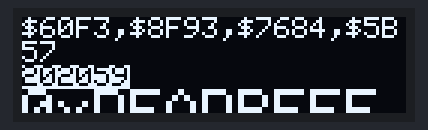
Bench run of a sketch on a simulated ESP8266 (NodeMCU). Shown: 128×32 one-colour display. The display library's start-up logo is not drawn.

Above: at 2.1 s.

The sketch:

oled.ino
```cpp
#include <SPI.h>
#include <Wire.h>
#include <Adafruit_GFX.h>
#include <Adafruit_SSD1306.h>

#define SCREEN_WIDTH 128 // OLED显示宽度（像素）
#define SCREEN_HEIGHT 32 // OLED显示高度（像素）

// 使用软件SPI连接的SSD1306显示器声明（默认情况下）：
#define OLED_MOSI   D7  //DI   ------
#define OLED_CLK    D5  //D0  -------
#define OLED_DC    D2  //DC  -------
#define OLED_CS    D8  //CS  -------
#define OLED_RESET D3  //RES -------
Adafruit_SSD1306 display(SCREEN_WIDTH, SCREEN_HEIGHT,
  OLED_MOSI, OLED_CLK, OLED_DC, OLED_RESET, OLED_CS);


void setup() {
  Serial.begin(9600);

  // SSD1306_SWITCHCAPVCC = 内部产生3.3V的显示电压
  if(!display.begin(SSD1306_SWITCHCAPVCC)) {
    Serial.println(F("SSD1306 allocation failed"));
    for(;;); // 不要继续，一直循环
  }
//在屏幕上显示初始显示缓冲区内容库用Adafruit启动屏幕初始化。
  display.display();

  // 清空缓冲区
  display.clearDisplay();

  // 用白色绘制单个像素
  display.drawPixel(10, 10, WHITE);

  // 在屏幕上显示显示缓冲区。必须在绘制命令后调用display（），使其在屏幕上可见！
  display.display();
  delay(2000);
}


void loop() {
    testdrawstyles();
    delay(2000);
}


void testdrawstyles(void) {
  display.clearDisplay();

  display.setTextSize(1);             // 正常1:1像素比例
  display.setTextColor(WHITE);        // 绘制白色文本
  display.setCursor(0,0);             // Start at top-left corner
  display.println(F("$60F3,$8F93,$7684,$5B57"));

  display.setTextColor(BLACK, WHITE); // Draw 'inverse' text
  display.println(202059);

  display.setTextSize(2);             // Draw 2X-scale text
  display.setTextColor(WHITE);
  display.print(F("0x")); display.println(0xDEADBEEF, HEX);

  display.display();
  delay(2000);
}
```
